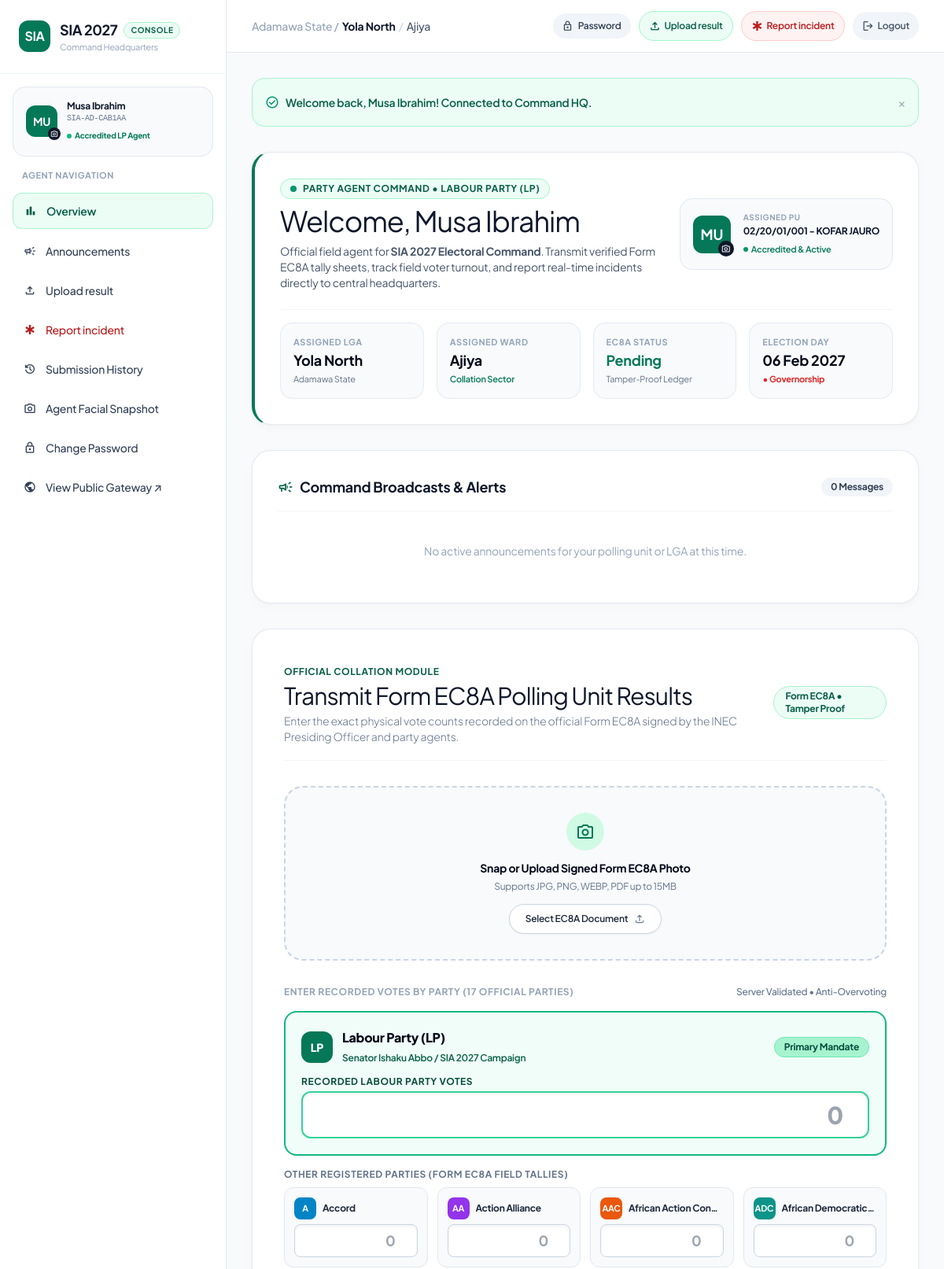
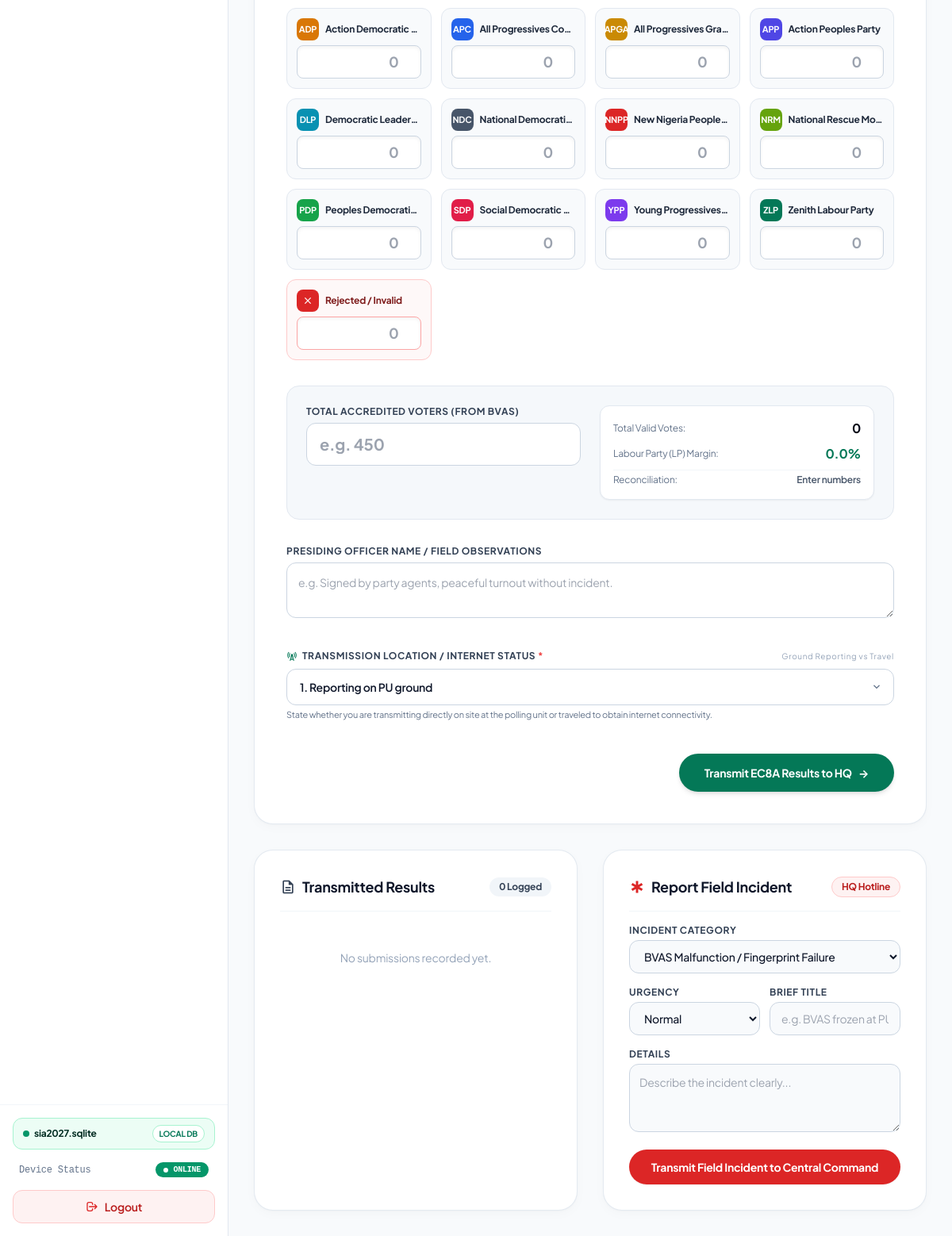
The page /dashboard.php (signed in) on the database its author committed (2 pictures, top to bottom).
### tables this page shows
CREATE TABLE agents (
        id INTEGER PRIMARY KEY AUTOINCREMENT,
        name VARCHAR(150) NOT NULL,
        email VARCHAR(150) UNIQUE NOT NULL,
        password_hash VARCHAR(255) NOT NULL,
        phone VARCHAR(30) DEFAULT NULL,
        role VARCHAR(30) NOT NULL DEFAULT 'agent',
        state VARCHAR(80) NOT NULL DEFAULT 'Adamawa State',
        lga VARCHAR(80) NOT NULL,
        ward VARCHAR(120) NOT NULL,
        polling_unit VARCHAR(180) NOT NULL,
        agent_code VARCHAR(40) UNIQUE NOT NULL,
        status VARCHAR(30) NOT NULL DEFAULT 'accredited',
        created_at DATETIME DEFAULT CURRENT_TIMESTAMP
    , last_seen_at DATETIME DEFAULT NULL, password_reset_token VARCHAR(64) DEFAULT NULL, password_reset_expiry DATETIME DEFAULT NULL, lga_id INTEGER DEFAULT NULL, ward_id INTEGER DEFAULT NULL, polling_unit_id INTEGER DEFAULT NULL, photo VARCHAR(255) DEFAULT NULL);

### dashboard.php (the view, shortened to what the rows shown need)
<?php
$agent = current_agent();
$pdo = get_db_connection();
$agent_stmt = $pdo->prepare("SELECT * FROM agents WHERE id = ?");
$agent_stmt->execute([$agent['id']]);
$db_agent = $agent_stmt->fetch();
if ($db_agent) {
    $agent = $db_agent;
}
$can_submit = ($agent['status'] === 'accredited');
?>
<!DOCTYPE html>
<html lang="en" class="scroll-smooth">
<head>
  <script src="https://cdn.tailwindcss.com"></script>
</head>
<body class="min-h-screen bg-slate-50 flex w-full max-w-full overflow-x-hidden">
  <aside id="agentSidebar" class="fixed inset-y-0 left-0 z-50 w-72 bg-white border-r border-slate-200 flex flex-col justify-between transform -translate-x-full lg:translate-x-0 transition-transform duration-300 ease-in-out shadow-xl lg:shadow-none">
    <div>
      <div class="p-4 mx-4 my-4 rounded-2xl bg-slate-50 border border-slate-200 flex items-center gap-3">
        <div class="relative group cursor-pointer flex-shrink-0" onclick="openPhotoModal()" title="Click to view or snap face photo">
          <?php if (!empty($agent['photo']) && file_exists(__DIR__ . '/' . $agent['photo'])): ?>
            <img src="<?= htmlspecialchars($agent['photo']) ?>" alt="<?= htmlspecialchars($agent['name']) ?>" class="w-11 h-11 rounded-xl object-cover border-2 border-emerald-600 shadow-xs">
          <?php else: ?>
            <div class="w-10 h-10 rounded-xl bg-emerald-700 text-white flex items-center justify-center font-bold text-sm">
              <?= strtoupper(substr($agent['name'], 0, 2)) ?>
            </div>
          <?php endif; ?>
          <span class="absolute -bottom-1 -right-1 w-4 h-4 rounded-full bg-slate-900 text-white flex items-center justify-center text-[9px] shadow-xs group-hover:bg-emerald-600 transition-colors">
            <span class="material-symbols-outlined text-[10px] leading-none">photo_camera</span>
          </span>
        </div>
        <div class="min-w-0 flex-1">
          <span class="block font-bold text-slate-900 text-xs truncate"><?= htmlspecialchars($agent['name']) ?></span>
          <span class="block text-[10px] font-mono text-slate-500 truncate"><?= htmlspecialchars($agent['agent_code']) ?></span>
          <?php if ($agent['status'] === 'accredited'): ?>
            <span class="inline-flex items-center gap-1 text-[10px] font-bold text-emerald-700">
              <span class="w-1.5 h-1.5 rounded-full bg-emerald-500"></span>
              Accredited LP Agent
            </span>
          <?php endif; ?>
        </div>
      </div>
    </div>
  </aside>
  <div class="flex-1 lg:pl-72 flex flex-col min-h-screen w-full max-w-full min-w-0 overflow-x-hidden">
    <header class="sticky top-0 z-30 bg-white/95 backdrop-blur-md border-b border-slate-200 px-3 sm:px-6 lg:px-8 py-2.5 sm:py-3.5 flex items-center justify-between w-full max-w-full gap-2 overflow-hidden">
      <div class="flex items-center gap-2 sm:gap-3 min-w-0 flex-1 sm:flex-initial">
        <div class="flex items-center gap-1 text-xs sm:text-sm font-medium text-slate-500 min-w-0 truncate">
          <span class="hidden md:inline text-slate-400">Adamawa State / </span>
          <span class="text-slate-900 font-bold truncate max-w-[95px] sm:max-w-none"><?= htmlspecialchars($agent['lga']) ?></span>
          <span class="text-slate-300">/</span>
          <span class="text-slate-600 truncate max-w-[95px] sm:max-w-none"><?= htmlspecialchars($agent['ward']) ?></span>
        </div>
      </div>
    </header>
    <main class="p-3 sm:p-6 lg:p-8 space-y-6 sm:space-y-8 w-full max-w-full min-w-0" id="overview">
      <section class="top-card p-4 sm:p-6 lg:p-8 space-y-5 sm:space-y-6 border-l-4 border-l-emerald-700 w-full max-w-full min-w-0 overflow-hidden">
        <div class="flex flex-col lg:flex-row lg:items-center justify-between gap-4 sm:gap-6 min-w-0">
          <div class="space-y-2 min-w-0 flex-1">
            <div class="inline-flex items-center gap-2 text-[10px] sm:text-xs font-bold uppercase tracking-wider text-emerald-800 bg-emerald-50 px-3 py-1 rounded-full border border-emerald-200 max-w-full">
              <span class="w-2 h-2 rounded-full bg-emerald-600 flex-shrink-0"></span>
              <span class="truncate">PARTY AGENT COMMAND &bull; LABOUR PARTY (LP)</span>
            </div>
            <h1 class="text-2xl sm:text-3xl lg:text-4xl font-normal text-slate-900 tracking-[-0.03em] m-0 break-words">
              Welcome, <?= htmlspecialchars($agent['name']) ?>
            </h1>
            <p class="text-xs sm:text-sm text-slate-600 max-w-4xl leading-relaxed font-normal break-words m-0">
              Official field agent for <strong>SIA 2027 Electoral Command</strong>. Transmit verified Form EC8A tally sheets, track field voter turnout, and report real-time incidents directly to central headquarters.
            </p>
          </div>
          <div class="bg-slate-50 border border-slate-200 p-3 sm:p-4 rounded-2xl flex items-center gap-3 sm:gap-4 w-full lg:w-auto min-w-0 flex-shrink-0">
            <div class="relative group cursor-pointer flex-shrink-0" onclick="openPhotoModal()" title="Click to view or update photo">
              <?php if (!empty($agent['photo']) && file_exists(__DIR__ . '/' . $agent['photo'])): ?>
                <img src="<?= htmlspecialchars($agent['photo']) ?>" alt="<?= htmlspecialchars($agent['name']) ?>" class="w-12 h-12 sm:w-14 sm:h-14 rounded-2xl object-cover border-2 border-emerald-600 shadow-sm">
              <?php else: ?>
                <div class="w-11 h-11 sm:w-12 sm:h-12 rounded-xl bg-emerald-700 text-white flex items-center justify-center font-bold text-base sm:text-lg">
                  <?= strtoupper(substr($agent['name'], 0, 2)) ?>
                </div>
              <?php endif; ?>
              <span class="absolute -bottom-1 -right-1 w-5 h-5 rounded-full bg-slate-900 text-white flex items-center justify-center text-[10px] shadow-xs group-hover:bg-emerald-600 transition-colors">
                <span class="material-symbols-outlined text-xs leading-none">photo_camera</span>
              </span>
            </div>
            <div class="space-y-0.5 min-w-0 flex-1">
              <span class="block text-[10px] font-bold uppercase tracking-wider text-slate-400">ASSIGNED PU</span>
              <span class="block text-xs font-bold text-slate-900 truncate" title="<?= htmlspecialchars($agent['polling_unit']) ?>"><?= htmlspecialchars($agent['polling_unit']) ?></span>
              <?php if ($can_submit): ?>
                <span class="inline-flex items-center gap-1 text-[11px] font-semibold text-emerald-700">
                  <span class="w-1.5 h-1.5 rounded-full bg-emerald-600"></span>
                  Accredited &amp; Active
                </span>
              <?php endif; ?>
            </div>
          </div>
        </div>
        <div class="grid grid-cols-2 md:grid-cols-4 gap-2.5 sm:gap-4 pt-4 border-t border-slate-100 w-full min-w-0">
          <div class="bg-slate-50 p-3 sm:p-4 rounded-2xl border border-slate-200/80 min-w-0 overflow-hidden">
            <span class="block text-[10px] sm:text-[11px] font-bold text-slate-400 uppercase tracking-wider truncate">Assigned LGA</span>
            <span class="text-sm sm:text-lg font-bold text-slate-950 truncate block"><?= htmlspecialchars($agent['lga']) ?></span>
            <span class="block text-[10px] sm:text-[11px] text-slate-500 mt-0.5 truncate">Adamawa State</span>
          </div>
          <div class="bg-slate-50 p-3 sm:p-4 rounded-2xl border border-slate-200/80 min-w-0 overflow-hidden">
            <span class="block text-[10px] sm:text-[11px] font-bold text-slate-400 uppercase tracking-wider truncate">Assigned Ward</span>
            <span class="text-sm sm:text-lg font-bold text-slate-950 truncate block"><?= htmlspecialchars($agent['ward']) ?></span>
            <span class="block text-[10px] sm:text-[11px] text-emerald-700 font-semibold mt-0.5 truncate">Collation Sector</span>
          </div>
        </div>
      </section>
      <section class="top-card p-4 sm:p-6 lg:p-10 space-y-6 sm:space-y-8 w-full max-w-full min-w-0 overflow-hidden" id="ec8a-section">
        <div class="border-b border-slate-100 pb-5 flex flex-col sm:flex-row sm:items-center justify-between gap-4">
          <div>
            <h2 class="text-2xl sm:text-3xl font-normal text-slate-900 tracking-[-0.03em] m-0">
              Transmit Form EC8A Polling Unit Results
            </h2>
          </div>
        </div>
      </section>
    </main>
  </div>
</body>
</html>

### rows shown on the page
agents: name "MU", name "Musa Ibrahim", agent_code "SIA-AD-CAB1AA", lga "Yola North", ward "Ajiya", polling_unit "02/20/01/001 - KOFAR JAURO"

### other values the page prints
$flash['message'] "Welcome back, Musa Ibrahim! Connected to Command HQ."
count($announcements) "0"
$code "A"
$p['name'] "Accord"
$code "AA"
$p['name'] "Action Alliance"
$code "AAC"
$p['name'] "African Action Con…"
$code "ADC"
$p['name'] "African Democratic…"
$code "ADP"
$p['name'] "Action Democratic…"
$code "APC"
$p['name'] "All Progressives Co…"
$code "APGA"
